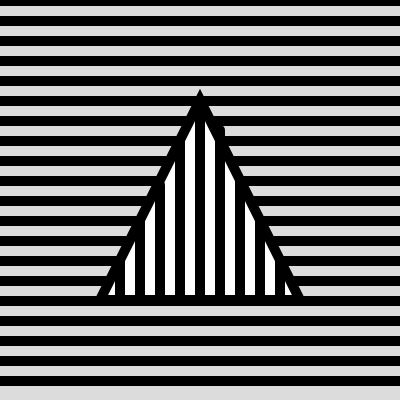
Frame 1 (no input)
Frame 60 (no input): identical to frame 1, image omitted
Frame 120 (the mouse pressed at the canvas centre since frame 60): identical to frame 1, image omitted

The p5.js sketch that drew this single still picture (run headless with seeded random() and noise() and a simulated clock; from frame 60 on, the mouse is pressed at the canvas centre):

// p5.js sketch
// ── sketch.js
function setup() {
  createCanvas(400, 400);
  strokeWeight(10)
}

function draw() {
  background(220);
  for(var x = 1;x < 400; x= x+20){
   line(0,x,400,x)
  }
  triangle(200,100,100,300,300,300)
  line(120,260,120,300)
  line(140,220,140,300)
  line(160,185,160,300)
  line(180,140,180,300)
  line(200,110,200,300)
  line(220,130,220,300)
  line(240,180,240,300)
  line(260,220,260,300)
  line(280,260,280,300)
  
   
}
